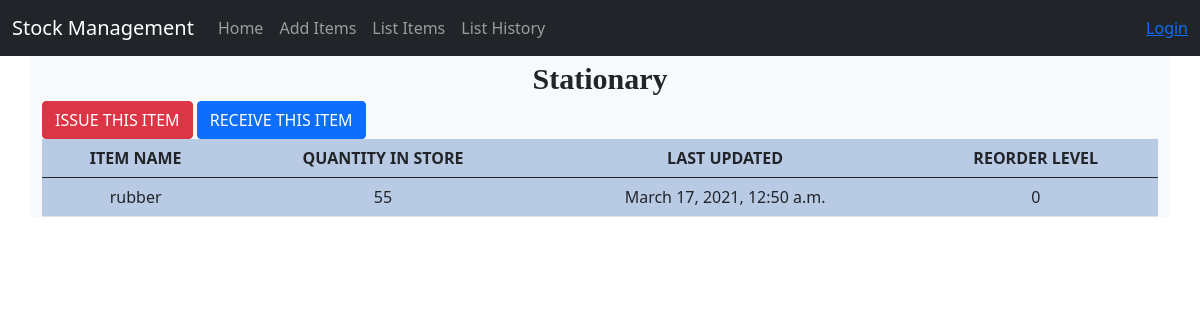
/stock_detail/3/, run on the app's committed database.
### stockmgmt/models.py (models this page shows, shortened)
class Category(models.Model):
	name = models.CharField(max_length=50, blank=True, null=True)
	def __str__(self):
		return self.name

class Stock(models.Model):
	category = models.ForeignKey(Category, blank=True, on_delete=models.CASCADE,null=True)
	subcategory = models.ForeignKey(Subcategory, blank=True, on_delete=models.CASCADE,null=True)
	item_name = models.CharField(max_length=50, blank=True, null=True)
	quantity = models.IntegerField(default='0', blank=True, null=True)
	receive_quantity = models.IntegerField(default='0', blank=True, null=True)
	receive_by = models.CharField(max_length=50, blank=True, null=True)
	issue_quantity = models.IntegerField(default='1', blank=True, null=True)
	issue_by = models.CharField(max_length=50, blank=True, null=True)
	issue_to = models.CharField(max_length=50, blank=True, null=True)
	phone_number = models.CharField(max_length=10, blank=True, null=True)
	created_by = models.CharField(max_length=50, blank=True, null=True)
	reorder_level = models.IntegerField(default='0', blank=True, null=True)
	last_updated = models.DateTimeField(auto_now_add=False, auto_now=True)
	timestamp = models.DateTimeField(auto_now_add=True, auto_now=False)
	prod_id = models.CharField(max_length=20,blank=True,null=True)
	shipMode = models.CharField(max_length=50, blank=True,null=True)
	market = models.CharField(max_length=50, blank=True, null=True)
	sales = models.FloatField(default='0', blank=True, null=True)
	discount = models.FloatField(default='0', blank=True, null=True)
	profit = models.FloatField(default='0', blank=True, null=True)
	shipping_cost = models.FloatField(default='0', blank=True, null=True)
	order_priority = models.IntegerField(default='0', blank=True, null=True)
	shipday = models.IntegerField(blank=True, null=True)
	shipmonth = models.IntegerField(blank=True, null=True)
	shipyear = models.IntegerField(blank=True, null=True)
	orderday = models.IntegerField(blank=True, null=True)
	ordermonth = models.IntegerField(blank=True, null=True)
	orderyear = models.IntegerField(blank=True, null=True)
	prod_price = models.FloatField(default='0', blank=True, null=True)

### stockmgmt/views.py (the view)
# urls.py: path('stock_detail/<str:id_no>/', views.stock_detail, name="stock_detail"),
def stock_detail(request, id_no):
    queryset = Stock.objects.get(id=id_no)
    context = {
        'title' : queryset.category,
        'queryset' : queryset
    }
    return render(request, 'stock_detail.html', context)

### stockmgmt/templates/stock_detail.html (shortened to what this page needs)
{% load static %}
{% include 'nav.html' %}
<!DOCTYPE html>
<html>
    <link href="{% static 'css/stylesheet.css' %}" rel="stylesheet">
    <link href="https://cdn.jsdelivr.net/npm/bootstrap@5.0.0-beta2/dist/css/bootstrap.min.css" rel="stylesheet">
    <head>
        <link rel="stylesheet" href="">
    </head>
    <body>
        <div role="main" class="container bg-light">
        <div class="header">
            {{title}}
        </div>
        <a href="{% url 'issue_items' queryset.id %}"><div class='btn btn-danger'>ISSUE THIS ITEM</div></a>
        <a href="{% url 'receive_items' queryset.id %}"><div class='btn btn-primary'>RECEIVE THIS ITEM</div></a>
        <div class="display_table">
        <table class='table'>
        <thead>
          <tr>
            <th>ITEM NAME</th>
            <th>QUANTITY IN STORE</th>
            <th>LAST UPDATED</th>
            <th> REORDER LEVEL </th>
          </tr>
        </thead>
          <tr>
            <td>{{queryset.item_name}} </a></td>
            <td>{{queryset.quantity}} </a></td>
            <td> {{queryset.last_updated}} </td>
            <td> {{queryset.reorder_level}} </td>
          </tr>
    </table>
    </div>
        </div>
    </body>
</html>

### stockmgmt/static/css/stylesheet.css (style rules this page uses)
.table { text-align: center; }
.table tr:nth-child(odd) { background: #B8CAE4 }
.header { font-size: 30px; text-align: center; font-weight: bold; font-family: 'Times New Roman', Times, serif; }

### data on the page
Category: name "Stationary"
Stock: item_name "rubber", quantity "55", last_updated "March 17, 2021, 12:50 a.m.", reorder_level "0"
